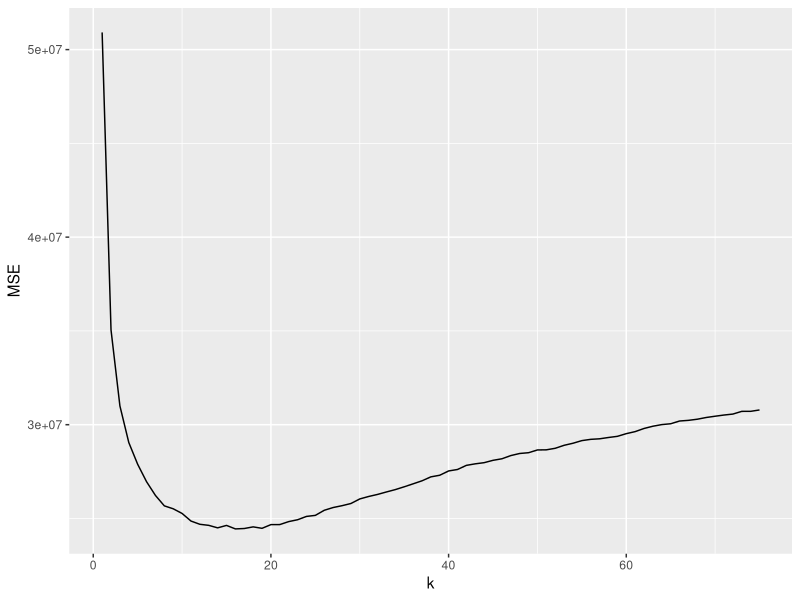
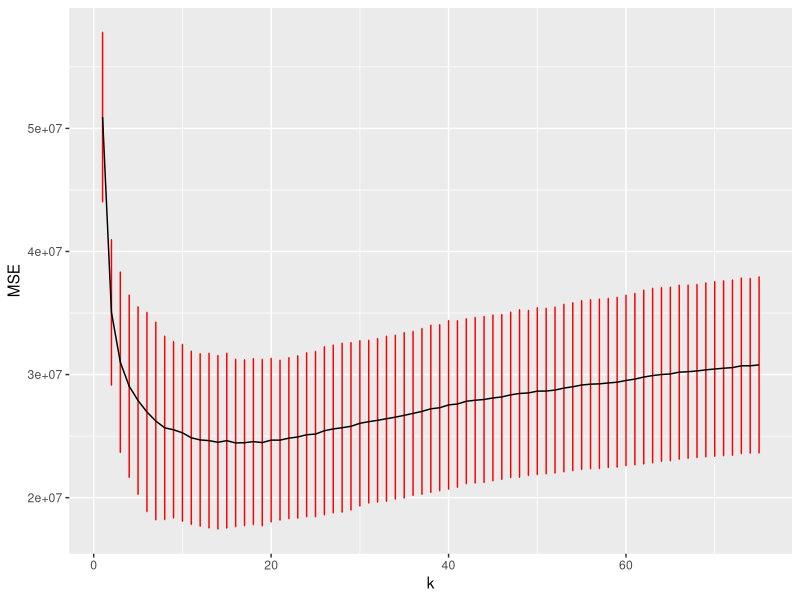

R code for these plots, in order:
## ---- chunk 1
knitr::opts_chunk$set(echo = TRUE)
## ---- chunk 2
#Clear Objects from Environment
remove(list = ls())

#Load Libraries
library(tidyverse)
library(FNN) #Use FNN for knn regression

# Download Data set
Ins <- read.csv("L02_Insurance_m.csv")

## ---- chunk 3
#Remove rows with 'NA' from the data set
Ins <-
  na.omit(Ins)

#Create indicator variables
Ins <- 
  Ins %>%
  mutate(smokes = ifelse(smoker == "yes", 1, 0),
         male = ifelse(sex == "male", 1, 0))

#Standardize the data so that each input has a mean of 0 and standard deviation of 1
xvars <- c("age", "male", "bmi", "children", "smokes")
Ins[ , xvars] <- scale(Ins[ , xvars], center = TRUE, scale = TRUE)

#Randomly select 80% of the row numbers to determine which rows are assigned to training set
set.seed(123)
train_ind <- sample(1:nrow(Ins), floor(0.8*nrow(Ins)))
set.seed(NULL)

Train <- Ins[train_ind, ]
Validation <- Ins[-train_ind, ]

## ---- chunk 4
#Create fold values
num_folds <- 10
folds <- cut(x = 1:nrow(Ins), breaks = num_folds, labels = FALSE)

#Randomly permute fold values
set.seed(123)
folds <- sample(folds) #randomly permute the fold values
set.seed(NULL)

## ---- chunk 5
#Initialize
mseVec <- rep(NA, num_folds)

#Loop for controlling the folds
for(i in 1:num_folds){
  #Training/Validation Split
  valInd <- which(folds == i)
  Validation <- Ins[valInd, ]
  Train <- Ins[-valInd, ]

#Build Model on Train
tempModel <- lm(charges ~ age + male + bmi + children + smokes, data = Train)

#Obtain Predictions for Validation Set
yhat <- predict(tempModel, newdata = Validation)

#Calculate and Store MSE Values
mseVec[i] <- mean((Validation$charges - yhat)^2)

}

#10 MSE Values
mseVec

#Displaying the MSE value
mean(mseVec)

#Displaying the RMSE value
sqrt(mean(mseVec))

## ---- chunk 6
#Initialize
maxK <- 75
mseVec <- rep(NA, maxK)
rmseVec <- rep(NA, maxK)

#Set up storage for MSE values in a matrix
mseMat <-
  matrix(NA, nrow = num_folds, ncol = maxK)

# Nested Loop
for (i in 1:num_folds){
  
  valInd <- which(folds == i)
  Validation <- Ins[valInd, ]
  Train <- Ins[-valInd, ]

for (j in 1:maxK){

  #Build Model
  knnRes <- knn.reg(train = Train[ , xvars, drop = FALSE],
                   test = Validation[ , xvars, drop = FALSE],
                   y = Train$charges,
                   k = j)

  #Calculate and Store MSE Values
  mseMat[i,j] <-
    mean((Validation$charges - knnRes$pred)^2)

  }
}

#Displaying the k value of the minimum MSE
which.min(apply(mseMat, 2, mean))

#Displaying the minimum MSE
meanMSE <- apply(mseMat, 2, mean)
min(meanMSE)

#Displaying the minimum RMSE
sqrt(min(meanMSE))

#Finding the SD and creating storage data frame so we can use ggplot
sdMSE <- apply(mseMat, 2, sd)
tempDF <- data.frame(k = 1:maxK, mse = meanMSE, sd = sdMSE)

#Create plot
ggplot(data = tempDF, mapping = aes(x = k, y = mse)) +
  geom_line() +
  labs(y = "MSE", x = "k")

## ---- chunk 7
#Finding MSE and SD
meanMSE <- apply(mseMat, 2, mean)
sdMSE <- apply(mseMat, 2, sd)

#Create storage data frame so we can use ggplot
tempDF <- data.frame(k = 1:maxK, mse = meanMSE, sd = sdMSE)

#Create plot
ggplot(data = tempDF, mapping = aes(x = k, y = mse)) +
  geom_errorbar(aes(ymin = mse - sd, ymax = mse + sd), 
                width = 0.1,  
                color = "red") +
  geom_line() +
  labs(y = "MSE", x = "k")
